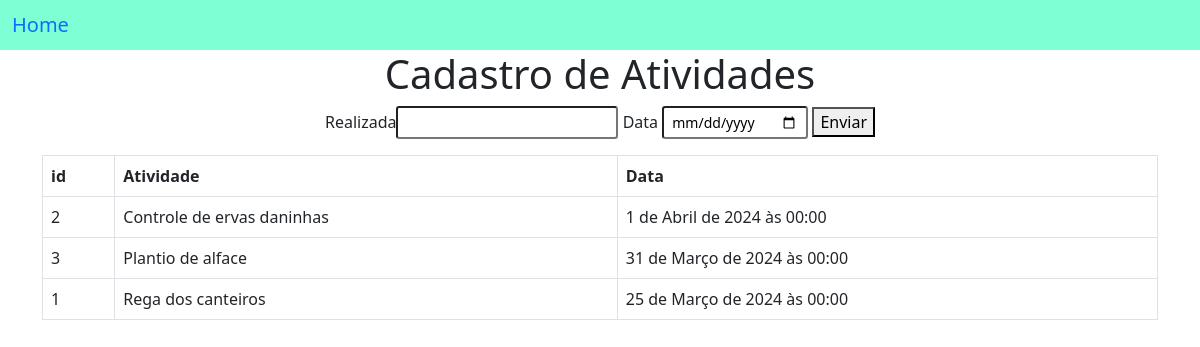
The app's page /atividades/ with its own data.
### app_cad_atividades/models.py (models this page shows)
class Atividade(models.Model):
    id= models.AutoField(primary_key=True)
    atividade = models.TextField(max_length=255)
    dt_atividade = models.DateTimeField()

### app_cad_atividades/views.py (the view)
# urls.py: path("atividades/",views.atividades, name="atividade"),
def atividades(request):
    lista_atividades = {}
    if request.method == 'POST':
        atividade = request.POST.get("atividade")
        dt_atividade = request.POST.get("dt_atividade")
        nova_atividade = Atividade(atividade=atividade, dt_atividade=dt_atividade)
        nova_atividade.save()
    lista_atividades["atividades"] = Atividade.objects.all().order_by('-dt_atividade')[:10]
    return render(request, "atividades/atividade.html", lista_atividades)

### app_cad_atividades/templates/atividades/atividade.html (shortened to what this page needs)
{% extends 'atividades/base.html' %}
{% block conteudo %}
    <form method="post">
        <div style="text-align: center;" class="container-fluid">
          <h1>Cadastro de Atividades</h1>
          Realizada<input name="atividade" class="form-control-sm" type="text" required onchange="this.value = this.value.trim()">
          Data <input name="dt_atividade" class="form-control-sm"type="date" required onchange="this.value = this.value.trim()">
          <button type="submit" onclick="recarregarPagina()"> Enviar </button>
          </div>
      </form>
      <div class="container">
        <table class="table table-bordered table-strip">
            <tr>
                <th>id</th>
                <th>Atividade</th>
                <th>Data</th>
            </tr>
             {% for atividade in atividades %}
                <tr>
                <td>{{atividade.id}}</td>
                <td>{{atividade.atividade}}</td>
                <td>{{atividade.dt_atividade}}</td>
                </tr>
            {% endfor %}
        </table>
        {% endblock %}

### app_cad_atividades/templates/atividades/base.html (shortened to what this page needs)
<!doctype html>
<html lang="en">
  <head>
    <link href="https://cdn.jsdelivr.net/npm/bootstrap@5.0.2/dist/css/bootstrap.min.css" rel="stylesheet">
  </head>
  <body>
    <nav style="background-color: aquamarine !important" class="navbar navbar-light bg-light">
      <div class="container-fluid">
        <span class="navbar-brand mb-0 h1"><a style="text-decoration: black;" href="{% url 'home' %}">Home</a></span>
      </div>
    </nav>
    {% block conteudo %}
    {% endblock %}
  </body>
</html>

### records on screen
Atividade: id "2", atividade "Controle de ervas daninhas", dt_atividade "1 de Abril de 2024 às 00:00"
Atividade: id "3", atividade "Plantio de alface", dt_atividade "31 de Março de 2024 às 00:00"
Atividade: id "1", atividade "Rega dos canteiros", dt_atividade "25 de Março de 2024 às 00:00"
